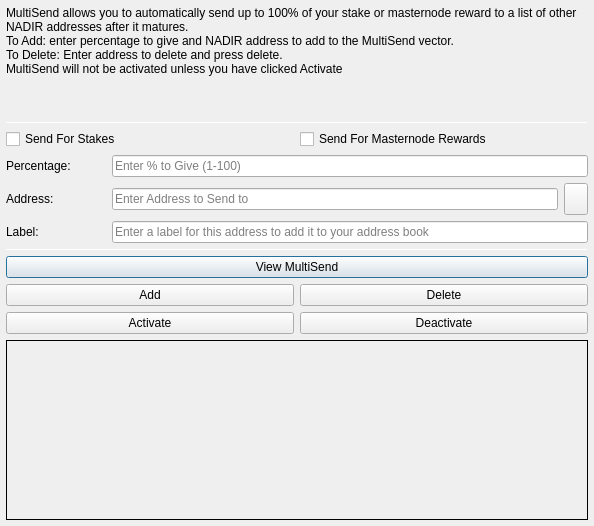
<?xml version="1.0" encoding="UTF-8"?>
<ui version="4.0">
 <class>MultiSendDialog</class>
 <widget class="QDialog" name="MultiSendDialog">
  <property name="windowModality">
   <enum>Qt::NonModal</enum>
  </property>
  <property name="geometry">
   <rect>
    <x>0</x>
    <y>0</y>
    <width>594</width>
    <height>526</height>
   </rect>
  </property>
  <property name="windowTitle">
   <string>MultiSend</string>
  </property>
  <layout class="QVBoxLayout" name="verticalLayout" stretch="0">
   <property name="margin">
    <number>6</number>
   </property>
   <item>
    <layout class="QVBoxLayout" name="verticalLayout_Main" stretch="1,1,1,0,1,1,1">
     <item>
      <widget class="QLabel" name="label_2">
       <property name="lineWidth">
        <number>1</number>
       </property>
       <property name="text">
        <string>MultiSend allows you to automatically send up to 100% of your stake or masternode reward to a list of other NADIR addresses after it matures.
To Add: enter percentage to give and NADIR address to add to the MultiSend vector.
To Delete: Enter address to delete and press delete.
MultiSend will not be activated unless you have clicked Activate</string>
       </property>
       <property name="alignment">
        <set>Qt::AlignLeading|Qt::AlignLeft|Qt::AlignTop</set>
       </property>
       <property name="wordWrap">
        <bool>true</bool>
       </property>
      </widget>
     </item>
     <item>
      <widget class="Line" name="line">
       <property name="minimumSize">
        <size>
         <width>0</width>
         <height>1</height>
        </size>
       </property>
       <property name="maximumSize">
        <size>
         <width>16777215</width>
         <height>1</height>
        </size>
       </property>
       <property name="orientation">
        <enum>Qt::Horizontal</enum>
       </property>
      </widget>
     </item>
     <item>
      <layout class="QVBoxLayout" name="verticalLayout_Settings">
       <item>
        <layout class="QHBoxLayout" name="horizontalLayout">
         <item>
          <widget class="QCheckBox" name="multiSendStakeCheckBox">
           <property name="text">
            <string>Send For Stakes</string>
           </property>
          </widget>
         </item>
         <item>
          <widget class="QCheckBox" name="multiSendMasternodeCheckBox">
           <property name="text">
            <string>Send For Masternode Rewards</string>
           </property>
          </widget>
         </item>
        </layout>
       </item>
       <item>
        <layout class="QHBoxLayout" name="horizontalLayout_6">
         <item>
          <widget class="QLabel" name="label">
           <property name="minimumSize">
            <size>
             <width>100</width>
             <height>0</height>
            </size>
           </property>
           <property name="toolTip">
            <string>Percentage of stake to send</string>
           </property>
           <property name="text">
            <string>Percentage:</string>
           </property>
          </widget>
         </item>
         <item>
          <widget class="QLineEdit" name="multiSendPercentEdit">
           <property name="toolTip">
            <string>Enter whole numbers 1 - 100</string>
           </property>
           <property name="placeholderText">
            <string>Enter % to Give (1-100)</string>
           </property>
          </widget>
         </item>
        </layout>
       </item>
       <item>
        <layout class="QHBoxLayout" name="horizontalLayout_7">
         <item>
          <widget class="QLabel" name="label_5">
           <property name="minimumSize">
            <size>
             <width>100</width>
             <height>0</height>
            </size>
           </property>
           <property name="toolTip">
            <string>Address to send portion of stake to</string>
           </property>
           <property name="text">
            <string>Address:</string>
           </property>
          </widget>
         </item>
         <item>
          <widget class="QLineEdit" name="multiSendAddressEdit">
           <property name="toolTip">
            <string/>
           </property>
           <property name="placeholderText">
            <string>Enter Address to Send to</string>
           </property>
          </widget>
         </item>
         <item>
          <widget class="QToolButton" name="addressBookButton">
           <property name="maximumSize">
            <size>
             <width>16777215</width>
             <height>32</height>
            </size>
           </property>
           <property name="toolTip">
            <string>Choose an address from the address book</string>
           </property>
           <property name="text">
            <string/>
           </property>
           <property name="icon">
            <iconset resource="../nadir.qrc">
             <normaloff>:/icons/address-book</normaloff>:/icons/address-book</iconset>
           </property>
           <property name="shortcut">
            <string>Alt+A</string>
           </property>
          </widget>
         </item>
        </layout>
       </item>
      </layout>
     </item>
     <item>
      <layout class="QHBoxLayout" name="horizontalLayout_3">
       <item>
        <widget class="QLabel" name="label_3">
         <property name="minimumSize">
          <size>
           <width>100</width>
           <height>0</height>
          </size>
         </property>
         <property name="text">
          <string>Label:</string>
         </property>
        </widget>
       </item>
       <item>
        <widget class="QLineEdit" name="labelAddressLabelEdit">
         <property name="placeholderText">
          <string>Enter a label for this address to add it to your address book</string>
         </property>
        </widget>
       </item>
      </layout>
     </item>
     <item>
      <widget class="Line" name="line_2">
       <property name="minimumSize">
        <size>
         <width>0</width>
         <height>1</height>
        </size>
       </property>
       <property name="maximumSize">
        <size>
         <width>16777215</width>
         <height>1</height>
        </size>
       </property>
       <property name="orientation">
        <enum>Qt::Horizontal</enum>
       </property>
      </widget>
     </item>
     <item>
      <layout class="QVBoxLayout" name="verticalLayout_Buttons">
       <item>
        <layout class="QHBoxLayout" name="horizontalLayout_4">
         <item>
          <widget class="QPushButton" name="viewButton">
           <property name="toolTip">
            <string/>
           </property>
           <property name="statusTip">
            <string>View MultiSend Vector</string>
           </property>
           <property name="text">
            <string>View MultiSend</string>
           </property>
          </widget>
         </item>
        </layout>
       </item>
       <item>
        <layout class="QHBoxLayout" name="horizontalLayout_2">
         <item>
          <widget class="QPushButton" name="addButton">
           <property name="toolTip">
            <string/>
           </property>
           <property name="statusTip">
            <string>Add to MultiSend Vector</string>
           </property>
           <property name="text">
            <string>Add</string>
           </property>
          </widget>
         </item>
         <item>
          <widget class="QPushButton" name="deleteButton">
           <property name="toolTip">
            <string/>
           </property>
           <property name="statusTip">
            <string>Delete Address From MultiSend Vector</string>
           </property>
           <property name="text">
            <string>Delete</string>
           </property>
          </widget>
         </item>
        </layout>
       </item>
       <item>
        <layout class="QHBoxLayout" name="horizontalLayout_5">
         <item>
          <widget class="QPushButton" name="activateButton">
           <property name="statusTip">
            <string>Activate MultiSend</string>
           </property>
           <property name="text">
            <string>Activate</string>
           </property>
          </widget>
         </item>
         <item>
          <widget class="QPushButton" name="disableButton">
           <property name="statusTip">
            <string>Deactivate MultiSend</string>
           </property>
           <property name="text">
            <string>Deactivate</string>
           </property>
          </widget>
         </item>
        </layout>
       </item>
      </layout>
     </item>
     <item>
      <widget class="QLabel" name="message">
       <property name="minimumSize">
        <size>
         <width>0</width>
         <height>180</height>
        </size>
       </property>
       <property name="frameShape">
        <enum>QFrame::Panel</enum>
       </property>
       <property name="frameShadow">
        <enum>QFrame::Plain</enum>
       </property>
       <property name="lineWidth">
        <number>1</number>
       </property>
       <property name="midLineWidth">
        <number>1</number>
       </property>
       <property name="text">
        <string/>
       </property>
       <property name="alignment">
        <set>Qt::AlignLeading|Qt::AlignLeft|Qt::AlignTop</set>
       </property>
       <property name="wordWrap">
        <bool>true</bool>
       </property>
      </widget>
     </item>
    </layout>
   </item>
  </layout>
 </widget>
 <resources>
  <include location="../nadir.qrc"/>
 </resources>
 <connections/>
</ui>
